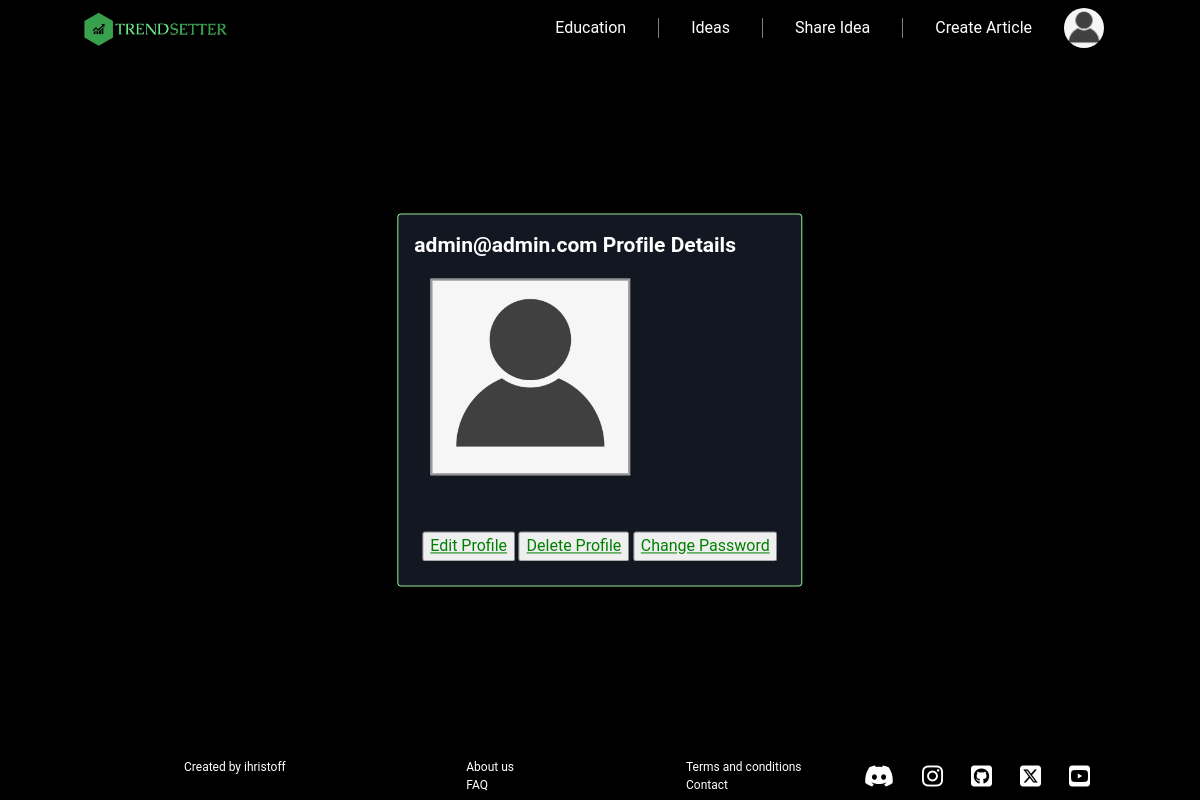
The page /accounts/details/1 (signed in) on the database as committed earlier.
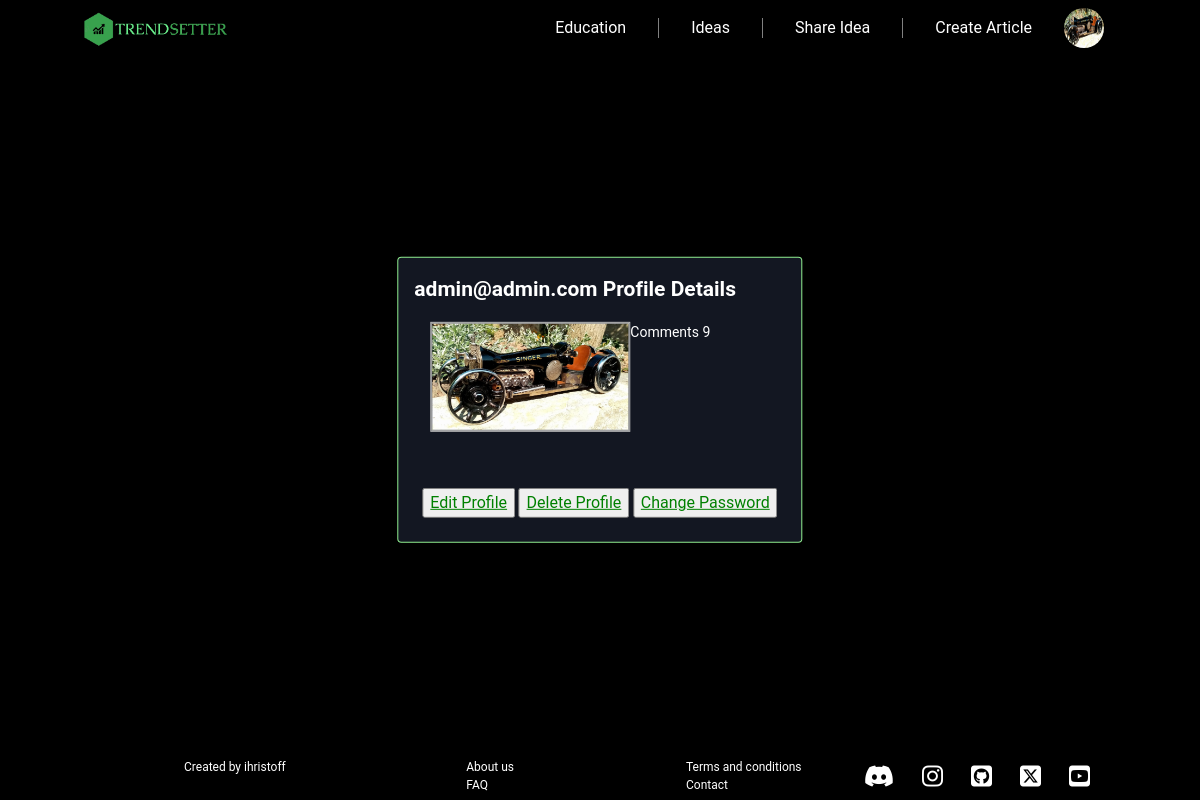
The same page on the database as committed later.
### TrendSetter/accounts/models.py (models this page shows)
class TrendSetterUser(auth_models.AbstractBaseUser, auth_models.PermissionsMixin):
    EMAIL_MAX_LENGTH = 50
    email = models.EmailField(
        unique=True,
        max_length=EMAIL_MAX_LENGTH,
        null=False,
        blank=False,
        error_messages={'unique': 'A user with that email already exists',}
    )
    date_joined = models.DateTimeField(
        auto_now_add=True,
    )
    is_staff = models.BooleanField(
        default=False,
    )
    USERNAME_FIELD = "email"
    objects= TrendSetterUserManager()
    class Meta:
        verbose_name = "User"

class Profile(models.Model):
    BEGINNER = 'beginner'
    INTERMEDIATE = 'intermediate'
    ADVANCED = 'advanced'
    EXPERIENCE_CHOICES = [
        (BEGINNER, 'Beginner'),
        (INTERMEDIATE, 'Intermediate'),
        (ADVANCED, 'Advanced'),
    ]
    user = models.OneToOneField(
        TrendSetterUser,
        on_delete=models.CASCADE,
        primary_key=True,
    )
    date_of_birth = models.DateField(null=True, blank=True)
    profile_image = models.ImageField(
        upload_to='profile_images/',
        validators=(image_size_validator,),
    )
    age = models.PositiveIntegerField(
        null=True,
        blank=True,
    )
    location = models.CharField(max_length=50, null=True, blank=True)
    trading_experience = models.CharField(
        max_length=12,
        choices=EXPERIENCE_CHOICES,
        default=BEGINNER,
    )

### TrendSetter/accounts/views.py (the view)
# urls.py: path('details/<int:pk>', DetailsProfileView.as_view(), name='profile details'),
class DetailsProfileView(LoginRequiredMixin, views.DetailView):
    queryset = Profile.objects \
        .prefetch_related("user") \
        .all()
    template_name = 'accounts/details-profile.html'
    fields = ['age', 'trading_experience', 'location']

### templates/accounts/details-profile.html (shortened to what this page needs)
{% extends 'base.html' %}
{% load static %}
{% load crispy_forms_filters %}
{% block content %}
    <link rel="stylesheet" href="{% static 'css/accounts.css' %}"/>
        <div class="main-container">
        <h1>{{ request.user }} Profile Details</h1>
        <div class="profile-info">
        <div class="profile-image">
            {% if object.profile_image %}
                <img src="{{ object.profile_image.url }}" class="profile-image" alt="profile_picture">
           {% else %}
                <img src="{% static 'images/anonymous-user.webp' %}" alt="default_profile_picture" class="profile-image">
           {% endif %}
        </div>
        <div class="details">
            {% if request.user.comment_set.count  %}
            <p>Comments {{ request.user.comment_set.count }}</p>
            {% endif %}
        </div>
        </div>
        <div class="profile_control">
        <button><a href="{% url 'profile update' pk=request.user.pk %}" class="link-button">Edit Profile</a></button>
        <button><a href="{% url 'profile delete' pk=request.user.pk %}" class="link-button danger">Delete Profile</a></button>
        <button><a href="{% url 'profile change password' pk=request.user.pk %}" class="link-button">Change Password</a></button>
            </div>
{% endblock %}

### templates/base.html (shortened to what this page needs)
{% load custom_filters %}
{% load static %}
<!DOCTYPE html>
<html lang="en">
<head>
    <link rel="stylesheet" href="{% static 'css/reset.css' %}">
    <link rel="stylesheet" href="{% static 'css/base.css' %}">
</head>
<body>
<section id="top">
    <header class="header">
        <div class="logo">
            <a href="{% url 'index' %}">
                <img src="{% static 'images/logo.png' %} " width="150" alt="TRENDSETTER">
            </a>
        </div>
        <nav class="navigation">
            <ul role="list">
                <li class="nav-item"><a href="{% url 'education articles' %}" class="nav-link ">Education</a></li>
                <li class="nav-item"><a href="{% url 'trade ideas dashboard' %}" class="nav-link">Ideas</a></li>
                {% if not request.user.is_authenticated %}
                    <li class="nav-item"><a href="{% url 'login' %}" class="nav-link">Login</a></li>
                {% else %}
                    <li class="nav-item"><a href="{% url 'create idea' %}" class="nav-link">Share Idea</a></li>
                    {% if user.is_authenticated and user.is_staff %}
                        <li class="nav-item"><a href="{% url 'create article' %}" class="nav-link">Create Article</a>
                        </li>
                    {% elif user.is_authenticated and user|is_content_creator %}
                        <li class="nav-item"><a href="{% url 'create article' %}" class="nav-link">Create Article</a>
                        </li>
                    {% endif %}
                    <div class="profile">
                        {% if request.user.profile.profile_image %}
                            <img src="{{ request.user.profile.profile_image.url }}" alt="Profile Picture"
                                 class="profile-img" id="profileBtn">
                        {% else %}
                            <img src="{% static 'images/anonymous-user.webp' %}" alt="Profile Picture"
                                 class="profile-img" id="profileBtn">
                        {% endif %}
                    </div>
                {% endif %}
            </ul>
        </nav>
    </header>
</section>
<section id="main-section">
    {% block content %}
    {% endblock %}
</section>
<footer>
    <div class="footer-left">
        <div class="created-by">
                            <p>Created by ihristoff</p>
        </div>
        <div class="footer-center">
            <ul role="list">
                <li><a href="{% url 'about' %}" class="footer-link">About us</a></li>
                <li><a href="{% url 'faq' %}" class="footer-link">FAQ</a></li>
            </ul>
        </div>
    </div>
    <div class="footer-right">
        <div class="footer-center">
            <ul role="list">
                <li><a href="{% url 'terms and conditions' %}" class="footer-link">Terms and conditions</a></li>
                <li><a href="{% url 'contact' %}" class="footer-link">Contact</a></li>
            </ul>
        </div>
        <div class="socials">
            <div class="social-icons">
                <a href="https://discord.gg/SH7ERRZ9" class="footer-link"><i
                        class="fa-brands fa-discord"></i></a>
                <a href="https://www.instagram.com/forexdoc.htc/?hl=en" class="footer-link"><i
                        class="fa-brands fa-instagram icon"></i></a>
                <a href="https://github.com/ihristoff" class="footer-link"><i
                        class="fa-brands fa-square-github"></i></a>
                <a href="https://twitter.com/JohnKicklighter" class="footer-link"><i
                        class="fa-brands fa-square-x-twitter"></i></a>
                <a href="https://www.youtube.com/@FrozenTundraTrader" class="footer-link"><i
                        class="fa-brands fa-square-youtube"></i></a>
            </div>
        </div>
    </div>
</footer>
</body>
</html>

Rows that differ between the two databases and show on the page:
changed TrendSetterUser "admin@admin.com": user.profile.profile_image: picture added; user.comment_set.count (not shown) → "9"
now on this page (row edited): Profile: profile_image (picture)
Other text that changed with them:
text now shown: "Comments"
